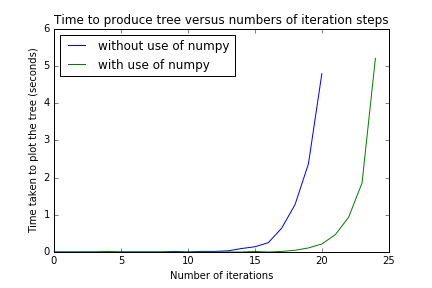

The Python source for this figure:
# -*- coding: utf-8 -*-
"""
Created on Sat Jan 12 2019

@author: Bokun Wei
"""
from tree_np import MakeTreeNP
from tree import MakeTree
from matplotlib import pyplot as plt
import time


def time_tree(tree_obj):
    """determine the time taken to produce the tree

        Parameters
        -------
        tree_obj: object
            the tree object imported to produce the tree

        Returns
        -------
        double
            the time taken to produce a tree
        """

    start = time.time()
    tree_obj.produce_tree(False)  # produce the tree
    end = time.time()
    return end - start  # return the duration of producing the tree


def compare_performance(ieration_num, iteration_num_np):
    """compare the performance of the original append solution and the
    numpy solution to produce the tree

        Parameters
        -------
        ieration_num: int
            number of iteration to perform on the append solution
        iteration_num_np: int
            number of iteration to perform on the numpy solution

        """
    time_taken = []
    time_taken_np = []
    # calculate iteration times for append solution
    for i in range(ieration_num):
        tree = MakeTree(i, 0.6, 0.1, 1.0)
        time_taken.append(time_tree(tree))
    # calculate iteration times for numpy solution
    for i in range(iteration_num_np):
        tree_np = MakeTreeNP(i, 0.6, 0.1, 1.0)
        time_taken_np.append(time_tree(tree_np))
    # produce performance comparison plot
    plt.plot(time_taken, label='without use of numpy')
    plt.plot(time_taken_np, label='with use of numpy')
    plt.xlabel('Number of iterations')
    plt.ylabel('Time taken to plot the tree (seconds)')
    plt.title('Time to produce tree versus numbers of iteration steps')
    plt.legend(loc='upper left')
    plt.savefig('perf_plot.png')


if __name__ == "__main__":
    ieration_num = 21
    iteration_num_np = 25
    compare_performance(ieration_num, iteration_num_np)
